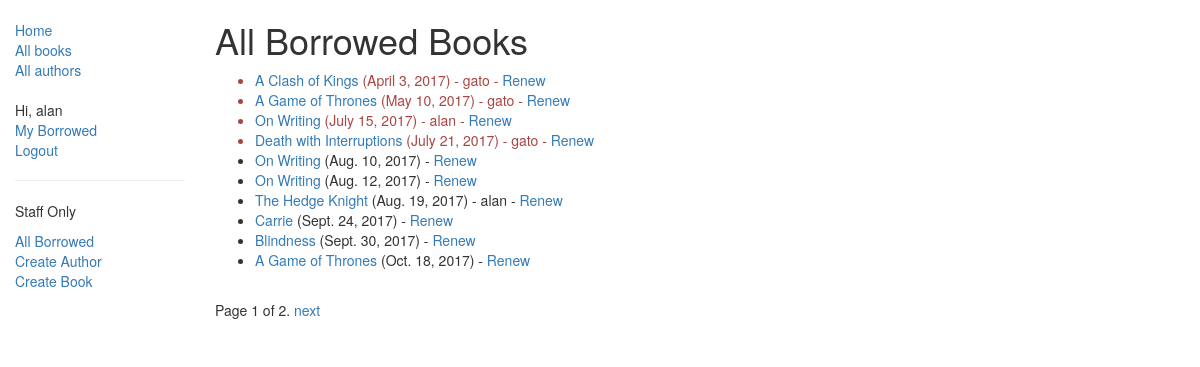
Page /catalog/borrowed/ (signed in) on the committed database.
### catalog/models.py (models this page shows, shortened)
class BookInstance(models.Model):
    id = models.UUIDField(primary_key=True, default=uuid.uuid4, help_text="Unique ID for this particular book across whole library")
    book = models.ForeignKey('Book', on_delete=models.SET_NULL, null=True)
    imprint = models.CharField(max_length=200)
    due_back = models.DateField(null=True, blank=True)
    borrower = models.ForeignKey(User, on_delete=models.SET_NULL, null=True, blank=True)
    LOAN_STATUS = (
        ('d', 'Maintenance'),
        ('o', 'On loan'),
        ('a', 'Available'),
        ('r', 'Reserved'),
    )
    status = models.CharField(max_length=1, choices=LOAN_STATUS, blank=True, default='d', help_text='Book availability')
    class Meta:
        ordering = ["due_back"]
        permissions = (("can_mark_returned", "Set book as returned"),)
    @property
    def is_overdue(self):
        if self.due_back and date.today() > self.due_back:
            return True
        return False

class Book(models.Model):
    title = models.CharField(max_length=200)
    author = models.ForeignKey('Author', on_delete=models.SET_NULL, null=True)
    summary = models.TextField(max_length=1000, help_text="Enter a brief description of the book")
    isbn = models.CharField('ISBN',max_length=13, help_text='13 Character <a href="https://www.isbn-international.org/content/what-isbn">ISBN number</a>')
    genre = models.ManyToManyField(Genre, help_text="Select a genre for this book")
    language = models.ForeignKey(Language, on_delete=models.SET_NULL, null=True)
    def display_genre(self):
        """
        Creates a string for the Genre. This is required to display genre in Admin.
        """
        return ', '.join([ genre.name for genre in self.genre.all()[:3] ])
    display_genre.short_description = 'Genre'

### catalog/views.py (the view)
class AllBorrowedBooksListView(PermissionRequiredMixin, generic.ListView):
    permission_required = 'catalog.can_mark_returned'
    model = BookInstance
    template_name ='catalog/bookinstance_all_borrowed_books.html'
    paginate_by = 10
    def get_queryset(self):
        return BookInstance.objects.filter(status__exact='o').order_by('due_back')

### catalog/templates/catalog/bookinstance_all_borrowed_books.html
{% extends "base_generic.html" %}
{% block content %}
    <h1>All Borrowed Books</h1>
    {% if bookinstance_list %}
    <ul>
      {% for bookinst in bookinstance_list %}
      <li class="{% if bookinst.is_overdue %}text-danger{% endif %}">
        <a href="{% url 'book-detail' bookinst.book.pk %}">{{bookinst.book.title}}</a> ({{ bookinst.due_back }})
        {% if bookinst.borrower %}  - {{ bookinst.borrower }} {% endif %}
        {% if perms.catalog.can_mark_returned %}- <a href="{% url 'renew-book-librarian' bookinst.id %}">Renew</a>  {% endif %}
      </li>
      {% endfor %}
    </ul>
    {% else %}
      <p>There are no books borrowed.</p>
    {% endif %}
{% endblock %}

### catalog/templates/base_generic.html (shortened to what this page needs)
<!DOCTYPE html>
<html lang="en">
<head>
  <link rel="stylesheet" href="https://maxcdn.bootstrapcdn.com/bootstrap/3.3.7/css/bootstrap.min.css">
  {% load static %}
  <link rel="stylesheet" href="{% static 'css/styles.css' %}">
</head>
<body>
  <div class="container-fluid">
    <div class="row">
      <div class="col-sm-2">
      {% block sidebar %}
      <ul class="sidebar-nav">
          <li><a href="{% url 'index' %}">Home</a></li>
          <li><a href="{% url 'books' %}">All books</a></li>
          <li><a href="{% url 'authors' %}">All authors</a></li>
      </ul>
      <ul class="sidebar-nav">
          {% if user.is_authenticated %}
          <li>Hi, {{ user.get_username }}</li>
          <li><a href="{% url 'my-borrowed' %}">My Borrowed</a></li>
          <li><a href="{% url 'logout'%}?next={{request.path}}">Logout</a></li>
          {% else %}
          <li><a href="{% url 'login'%}?next={{request.path}}">Login</a></li>
          {% endif %}
      </ul>
      {% if perms.catalog.can_mark_returned %}
      <ul class="sidebar-nav">
          <hr>
          <li style="margin-bottom:10px">Staff Only</li>
          <li><a href="{% url 'all-borrowed' %}">All Borrowed</a></li>
          <li><a href="{% url 'author_create' %}">Create Author</a></li>
          <li><a href="{% url 'book_create' %}">Create Book</a></li>
      </ul>
      {% endif %}
      {% endblock %}
      </div>
      <div class="col-sm-10 ">
      {% block content %}{% endblock %}
      {% block pagination %}
        {% if is_paginated %}
            <div class="pagination">
                <span class="page-links">
                    <span class="page-current">
                        Page {{ page_obj.number }} of {{ page_obj.paginator.num_pages }}.
                    </span>
                    {% if page_obj.has_next %}
                        <a href="{{ request.path }}?page={{ page_obj.next_page_number }}">next</a>
                    {% endif %}
                </span>
            </div>
        {% endif %}
      {% endblock %}
      </div>
    </div>
  </div>
</body>
</html>

### catalog/static/css/styles.css (style rules this page uses)
.sidebar-nav { margin-top: 20px; padding: 0; list-style: none; }

### rows in the picture
BookInstance: book "A Clash of Kings", due_back "April 3, 2017", borrower "gato"
BookInstance: book "A Game of Thrones", due_back "May 10, 2017", borrower "gato"
BookInstance: book "On Writing", due_back "July 15, 2017", borrower "alan"
BookInstance: book "Death with Interruptions", due_back "July 21, 2017", borrower "gato"
BookInstance: book "On Writing", due_back "Aug. 10, 2017"
BookInstance: book "On Writing", due_back "Aug. 12, 2017"
BookInstance: book "The Hedge Knight", due_back "Aug. 19, 2017", borrower "alan"
BookInstance: book "Carrie", due_back "Sept. 24, 2017"
BookInstance: book "Blindness", due_back "Sept. 30, 2017"
BookInstance: book "A Game of Thrones", due_back "Oct. 18, 2017"

### other values in the picture
{{ user.get_username }} "alan"
{{ page_obj.number }} "1"
{{ page_obj.paginator.num_pages }} "2"
